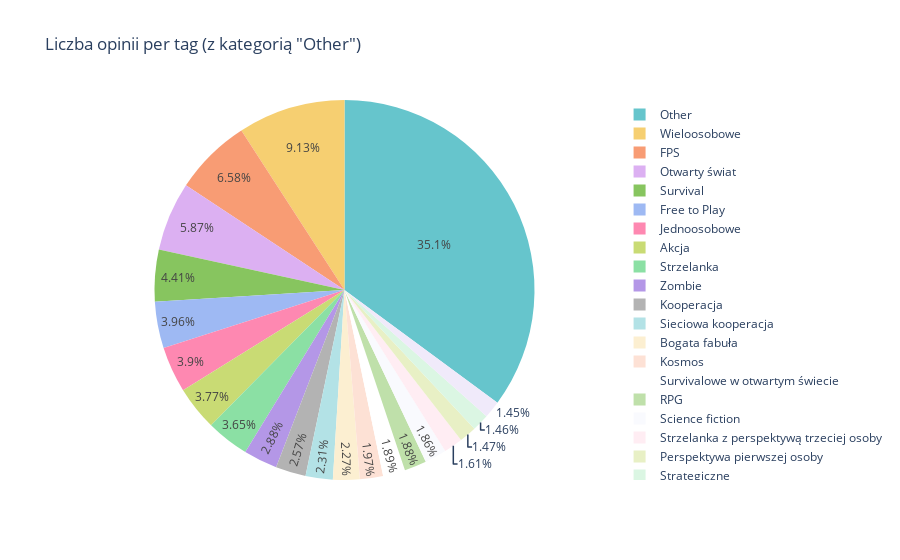

Write notebook code for a chart like this one.
### Markdown cell above
Etap 5: Dashboard

### Code cell
from collections import Counter
import pandas as pd
import plotly.express as px

def prepare_pie_chart_reviews(df, top_n=20):
    # Zliczanie liczby recenzji na tag
    tags = df['Tagi'].apply(lambda x: x.split(', '))
    tag_reviews = Counter()

    for idx, tag_list in enumerate(tags):
        for tag in tag_list:
            tag_reviews[tag] += df.iloc[idx]['Liczba recenzji']

    # Podział na najpopularniejsze tagi i kategorię "Other"
    top_tags = tag_reviews.most_common(top_n)
    other_count = sum(count for tag, count in tag_reviews.items() if tag not in dict(top_tags))
    
    # Przygotowanie danych do DataFrame
    pie_data = pd.DataFrame(top_tags, columns=['Tag', 'Review Count'])
    if other_count > 0:
        other_row = pd.DataFrame([{'Tag': 'Other', 'Review Count': other_count}])
        pie_data = pd.concat([pie_data, other_row], ignore_index=True)
    
    return pie_data

# Przygotowanie danych do wykresu
pie_chart_reviews_data = prepare_pie_chart_reviews(df)

# Wizualizacja
fig0 = px.pie(pie_chart_reviews_data, names='Tag', values='Review Count',
             title='Liczba opinii per tag (z kategorią "Other")',
             color_discrete_sequence=px.colors.qualitative.Pastel)
fig0.show()

### Figure 1 — Plotly figure (JSON) as saved in the notebook; plotly's stock layout.template omitted (floating-point values rounded to 4 significant figures)
{"data": [{"domain": {"x": [0, 1], "y": [0, 1]}, "hovertemplate": "Tag=%{label}<br>Review Count=%{value}<extra></extra>", "labels": ["Wieloosobowe", "FPS", "Otwarty świat", "Survival", "Free to Play", "Jednoosobowe", "Akcja", "Strzelanka", "Zombie", "Kooperacja", "Sieciowa kooperacja", "Bogata fabuła", "Kosmos", "Survivalowe w otwartym świecie", "RPG", "Science fiction", "Strzelanka z perspektywą trzeciej osoby", "Perspektywa pierwszej osoby", "Strategiczne", "Postapokaliptyczne", "Other"], "legendgroup": "", "name": "", "showlegend": true, "type": "pie", "values": [7735094, 5571828, 4969732, 3733851, 3351497, 3299591, 3189706, 3091217, 2442445, 2174584, 1959500, 1922024, 1667533, 1603479, 1595450, 1577525, 1363155, 1244256, 1233542, 1230833, 29737518]}], "layout": {"legend": {"tracegroupgap": 0}, "piecolorway": ["rgb(102, 197, 204)", "rgb(246, 207, 113)", "rgb(248, 156, 116)", "rgb(220, 176, 242)", "rgb(135, 197, 95)", "rgb(158, 185, 243)", "rgb(254, 136, 177)", "rgb(201, 219, 116)", "rgb(139, 224, 164)", "rgb(180, 151, 231)", "rgb(179, 179, 179)"], "title": {"text": "Liczba opinii per tag (z kategorią \"Other\")"}}}
